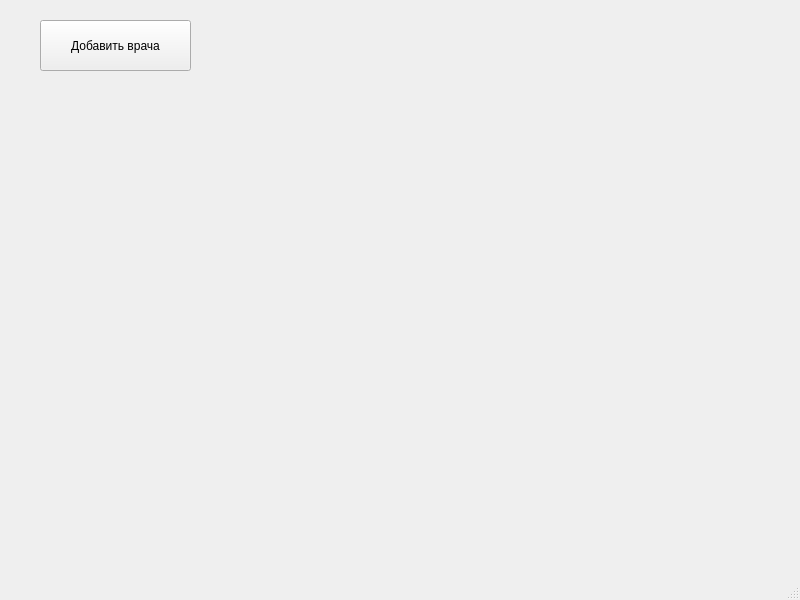
<?xml version="1.0" encoding="UTF-8"?>
<ui version="4.0">
 <class>MW_admin</class>
 <widget class="QMainWindow" name="MW_admin">
  <property name="geometry">
   <rect>
    <x>0</x>
    <y>0</y>
    <width>800</width>
    <height>600</height>
   </rect>
  </property>
  <property name="windowTitle">
   <string>MainWindow</string>
  </property>
  <widget class="QWidget" name="centralwidget">
   <widget class="QPushButton" name="pushButton">
    <property name="geometry">
     <rect>
      <x>40</x>
      <y>20</y>
      <width>151</width>
      <height>51</height>
     </rect>
    </property>
    <property name="text">
     <string>Добавить врача</string>
    </property>
   </widget>
  </widget>
  <widget class="QMenuBar" name="menubar">
   <property name="geometry">
    <rect>
     <x>0</x>
     <y>0</y>
     <width>800</width>
     <height>21</height>
    </rect>
   </property>
  </widget>
  <widget class="QStatusBar" name="statusbar"/>
 </widget>
 <resources/>
 <connections/>
</ui>
